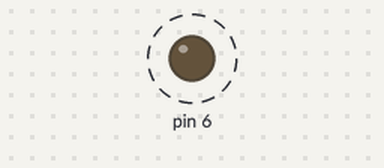
This sketch was run on a simulated Arduino Uno, built with avr-gcc and run on an emulated ATmega328P. On the bench: output pins drawn as LEDs (lit = HIGH). Dashed ring = blinking.

Above: at 0.5 s.
Timing chart, 0 to 4.6 s (numbered marks = the images above):
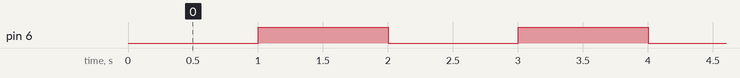

Measured:
- by itself, pin 6: alternates HIGH for 1.0 s and LOW for 1.0 s

The sketch:

Ex_2.2.ino
```cpp
int ledState = 0;

void setup() {
  // put your setup code here, to run once:
  noInterrupts();
  TCCR1A = 0;       //Reset entire TCCR1A register
  TCCR1B = 0;       //Reset entire TCCR1B register
  TCCR1B |= B00000101;  //Set CS12 and CS10 to 1 so we get prescalar = 1024
  TIMSK1 |= B00000010;  //Set OCIE1A to 1 so we enable compare match A
  OCR1A = 15624;    // setting the OCR
  interrupts();
  DDRD = B01000000;  // Set pin 6 as an OUTPUT
}

void loop() {
  // put your main code here, to run repeatedly:
  delay(2);
}

// ISR
ISR(TIMER1_COMPA_vect){
  TCNT1  = 0;             //First, set the timer back to 0 so it resets for next interrupt
  ledState = !ledState;   //Invert LED state
  if(ledState == 1)
    PORTD &= B10111111;   // Turn off LED
  else
    PORTD |= B01000000;   // Turn on LED
}
```
